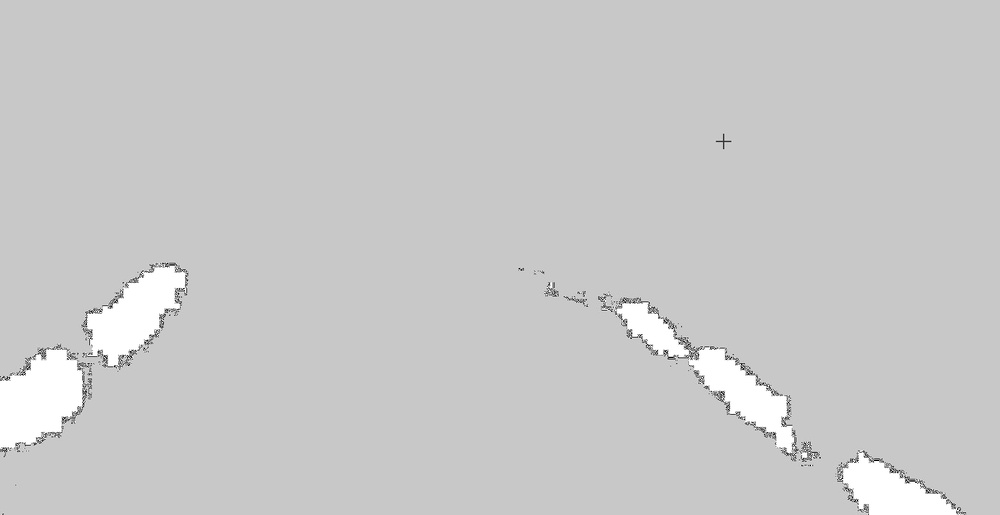
#> input picture nonzero_image.jpg, 1000 x 515 px, shrunk from 1556 x 801 before the run, given in place of WhatsApp Video 2024-04-21 at 22.53.39.mp4, which was not available
$ python ransac_hough.py
#> lines starting #> are read from the running program, lines starting #| are printed output that depends on the picture; after the words box and inside, x2 and y2 are one past the last pixel; in counts of white or black regions, pixels touching at a corner belong together; pictures that were not available may be replaced by others from this repository, and a replacement may not be noted
import cv2
import numpy as np
from sklearn import linear_model
from sklearn.preprocessing import StandardScaler
from sklearn.cluster import DBSCAN

cap = cv2.VideoCapture(r"C:\Users\pushpak\Downloads\WhatsApp Video 2024-04-21 at 22.53.39.mp4")

ransac = linear_model.RANSACRegressor(min_samples=1)

while(cap.isOpened()):
    # apply filters
    ret, frame = cap.read()
#> frame is the input picture: shape (515, 1000, 3); min 0, max 255, mean 201.3
    median_filtered = cv2.medianBlur(frame,3)
    canny_edges = cv2.Canny(median_filtered,100,150)
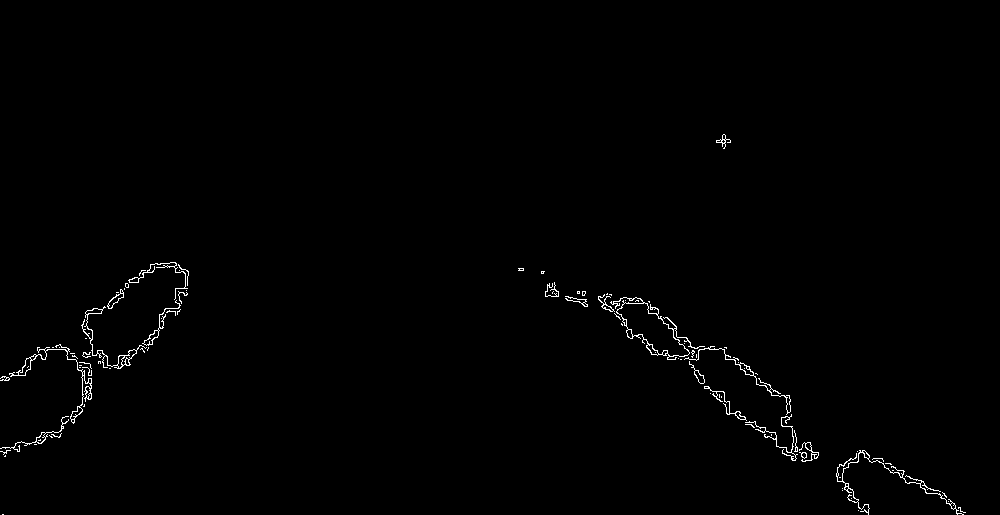
#> canny_edges: shape (515, 1000); 0.74% white in thin lines or dots, all inside (x1, y1, x2, y2) = (0, 134, 966, 515)

    # Probabilistic Hough Line Transform
    linesP = cv2.HoughLinesP(canny_edges, 1, np.pi/180, 50, None, 50,5)
#> linesP = [[704, 388, 767, 437]]

    if linesP is not None:
        lines_with_dist_angle = []
        for i in range(0, len(linesP)):
            l = linesP[i][0]
            m = (l[3]-l[1]) / (l[2]-l[0]) # slope
            c = l[1] - m*l[0] # intercept

            try:
                ransac.fit(np.array([[pt] for pt in [1, m]]), [c, c])
                inlier_mask = ransac.inlier_mask_

                # check if the line is not outlier
                if np.count_nonzero(inlier_mask) > 0:
                    cv2.line(frame, (l[0], l[1]), (l[2], l[3]), (0,255,0), 2)

                    # get features angle and distance
                    angle = np.arctan2(l[3] - l[1], l[2] - l[0]) * 180. / np.pi
                    dist = np.sqrt((l[2] - l[0])**2 + (l[3] - l[1])**2)

                    lines_with_dist_angle.extend([angle, dist])

            except ValueError:
                pass
#> this loop made 1 pass
#> (l, m, c, inlier_mask, angle, dist) on pass 1: ([704, 388, 767, 437], 0.778, -159.6, [True, True], 37.87, 79.81)
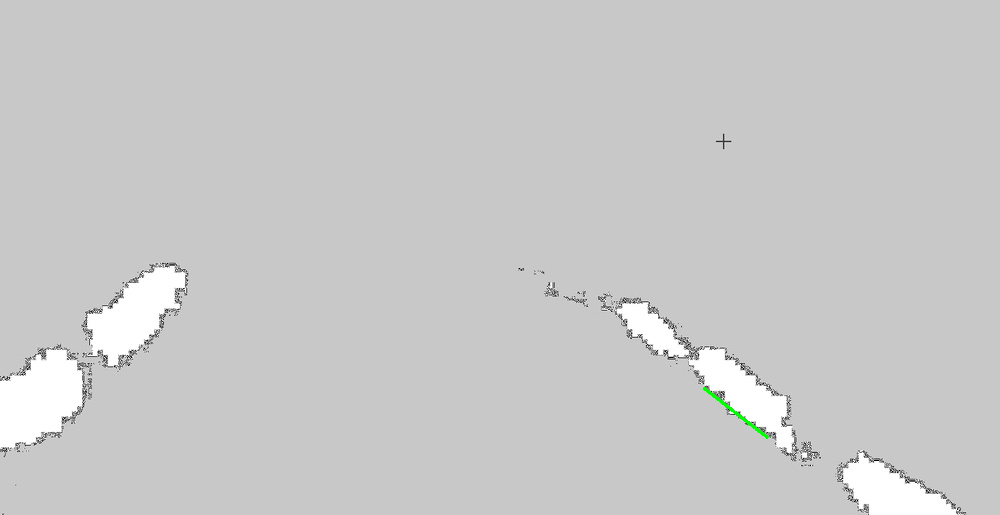
#> frame: shape (515, 1000, 3); 0.05% of pixels changed, all inside (x1, y1, x2, y2) = (703, 387, 769, 439)
#> after the loop, lines_with_dist_angle = [37.87, 79.81]

        # DBSCAN, lines clustering
        lines_with_dist_angle = np.array(lines_with_dist_angle).reshape(-1, 2)
#> lines_with_dist_angle = [[37.87, 79.81]]

        scaler = StandardScaler()
        lines_with_dist_angle_scaled = scaler.fit_transform(lines_with_dist_angle)
#> lines_with_dist_angle_scaled = [[0, 0]]
        db = DBSCAN(eps=0.7, min_samples=20).fit(lines_with_dist_angle_scaled)

        colors = [int(i) for i in list(db.labels_)]
#> colors = [-1]
        for i in range(len(colors)):
            l = linesP[i][0]
            if(colors[i] != -1):  # check for outliers which marked as -1 by DBSCAN
                cv2.line(frame, (l[0], l[1]), (l[2], l[3]), (0,0,255), 2)
#> this loop made 1 pass

        cv2.imshow('clustered lines', frame)

    if cv2.waitKey(1) & 0xFF == ord('q'):
#> (key q is pressed here)
        break

cap.release()
cv2.destroyAllWindows()

$ run again, on image.png
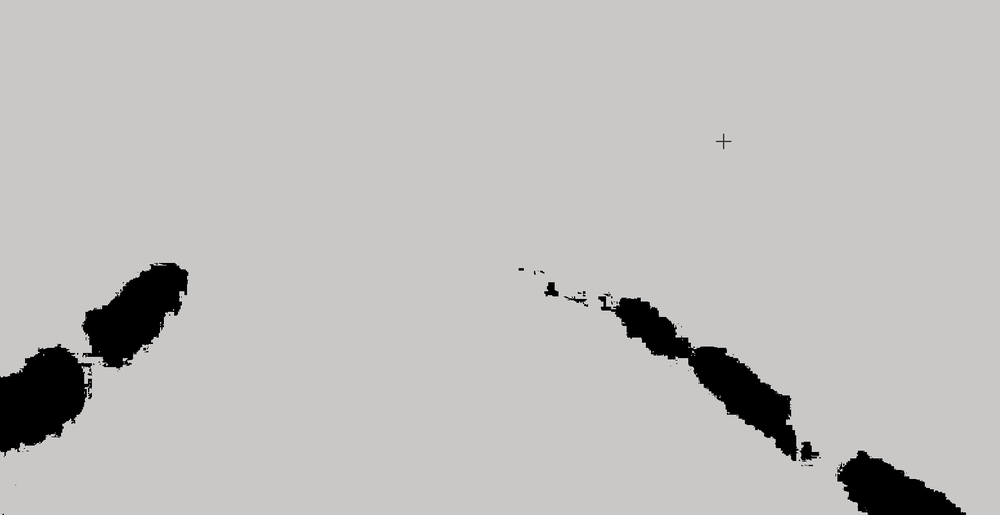
#> input picture image.png, 1000 x 515 px, shrunk from 1556 x 801 before the run, given in place of WhatsApp Video 2024-04-21 at 22.53.39.mp4, which was not available
#> frame is the input picture: shape (515, 1000, 3); mean B, G, R 189.2, 190.1, 191.1
#> `canny_edges = cv2.Canny(median_filtered,100,150)`:
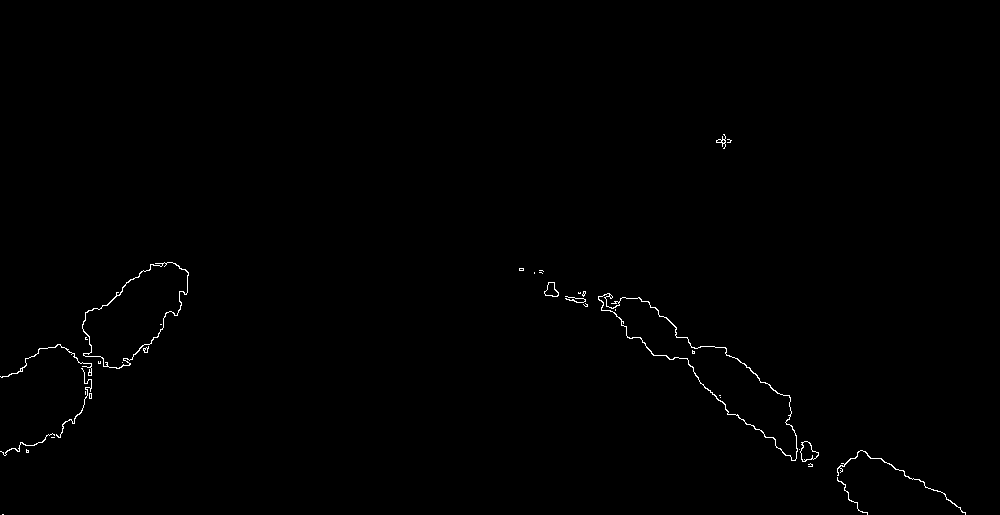
#> canny_edges: shape (515, 1000); 0.45% white in thin lines or dots, all inside (x1, y1, x2, y2) = (0, 134, 966, 515)
#> linesP = None
